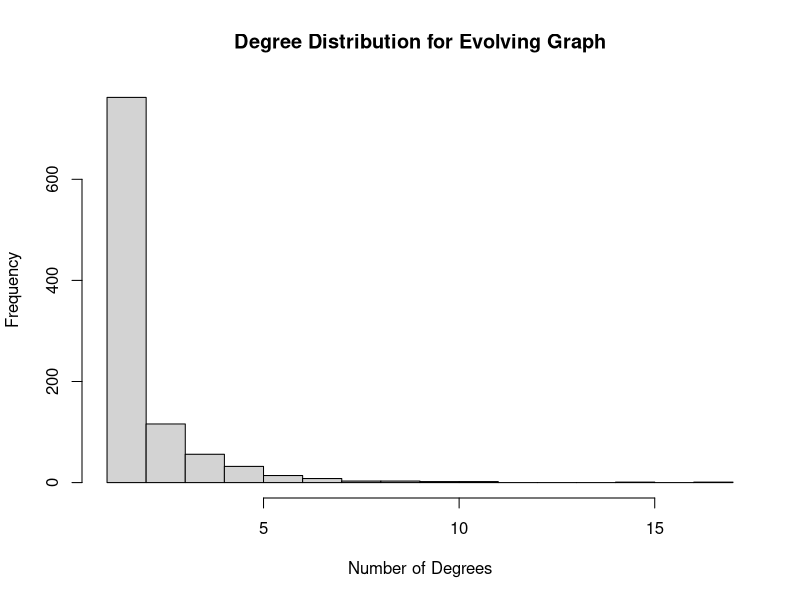
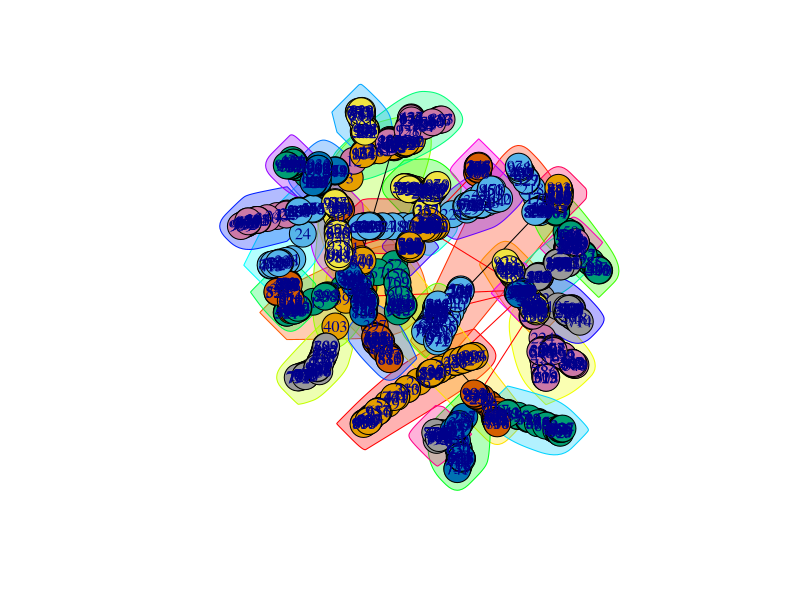

Write R code to recreate these figures, in order.
# load igraph library
library("igraph") 

#### QUESTION 3 - PART A ####

nodes <- 1000
evolving_graph <- aging.prefatt.game(n = nodes, pa.exp=1, aging.exp=-1, directed = FALSE)
degree_graph <- degree(evolving_graph)
degree_dist <- hist(x = degree_graph, breaks = seq(from = min(degree_graph), to = max(degree_graph), by=1), main = "Degree Distribution for Evolving Graph", xlab = "Number of Degrees")

#### QUESTION 3 - PART B ####

clusters_graph <- clusters(evolving_graph)  # get all clusters from graph
index_GCC <- which.max(clusters_graph$csize)  # get the cluster with the maximum size i.e. GCC
non_GCC_nodes <- (1:vcount(evolving_graph))[clusters_graph$membership != index_GCC]  # get nodes which are not present in GCC cluster
GCC <- delete.vertices(evolving_graph, non_GCC_nodes)  # remove nodes from the graph to get only GCC
community_GCC <- fastgreedy.community(GCC)  # get community of GCC
modularity_GCC <-  modularity(community_GCC)  # get modularity of GCC

plot(community_GCC, evolving_graph)    
cat("Modularity of the Graph : ", modularity_GCC)
